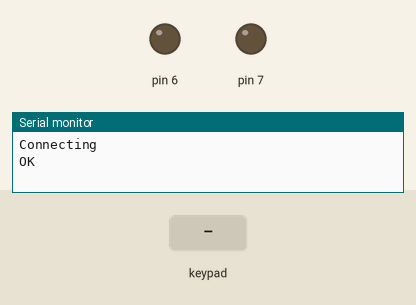
Simulated run of this sketch. Board: Arduino Uno, built with avr-gcc and run on an emulated ATmega328P. Parts: output pins drawn as LEDs (lit = HIGH), the last lines printed to the serial monitor. Inputs (shaded band) come from the test bench.

Above: at 3.2 s.
3.3 s: key 'U' pressed
At 4.5 s:
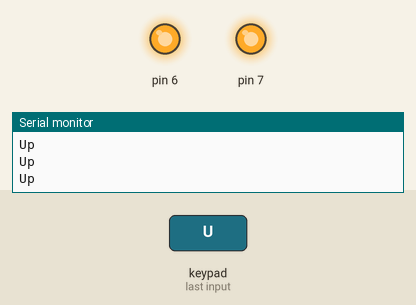
4.8 s: key 'D' pressed
At 6.2 s:
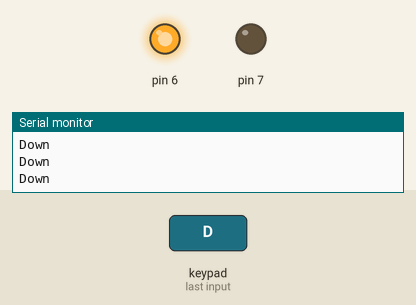
Timing chart, 0 to 7.8 s (numbered marks = the images above; inputs shaded):
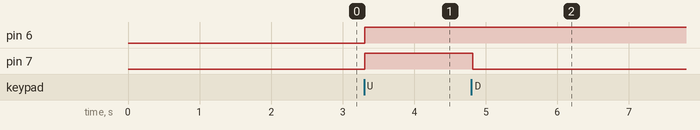

Measured:
- after the input at 3.3 s, pin 6, pin 7: LOW → HIGH at once
- after the input at 4.8 s, pin 7: HIGH → LOW at once

The sketch:

PS2_Controller_Sample.ino
```cpp
// (licence header left out)
/*
   โปรแกรมทดสอบการทำงานของบอร์ด Arduino Uno กับจอยสติ๊กไร้สายที่ทำงานเข้ากันได้กับจอยสติ๊ก PS2

   ใช้หน้าต่าง Serial monitor ในการแสดงผลชื่อปุ่มของจอยสติ๊กที่ถูกกด
*/
#include <PS2X_lib.h>                  // เรียกใช้งานไลบรารีสำหรับจอยสติ๊ก PS2

#define PS2_DAT   2                    // กำหนดขา Data    เป็นขา 30
#define PS2_CMD   3                    // กำหนดขา Command เป็นขา 4
#define PS2_SEL   4                   // กำหนดขา Select  เป็นขา 6
#define PS2_CLK   5                   // กำหนดขา Clock   เป็นขา 12

PS2X ps2x;                             // ประกาศตัวแปรสำหรับจอยสติ๊ก PS2

void setup()

{
  pinMode(7, OUTPUT);
  pinMode(6, OUTPUT);
  delay(1000);                         // หน่วงเวลา 1 วินาทีเพื่อรอให้บอร์ดพร้อมทำงาน
  Serial.begin(9600);
  Serial.println("Connecting");        // แสดงข้อความเพื่อแจ้งว่า กำลังเชื่อมต่อกับจอยสติ๊ก
  while (true)                         // วนรอการเชื่อมต่อกับจอยสติ๊ก
  {
    // กำหนดขาเชื่อมต่อกับจอยสติ๊ก โดยมีการเก็บค่าที่ส่งกลับมาเป็น Integer เพื่อรู้ได้ว่าเชื่อมต่อได้หรือไม่
    int error = ps2x.config_gamepad(PS2_CLK, PS2_CMD, PS2_SEL, PS2_DAT, false, false);

    if (error == 0)                    // กรณีที่เชื่อมต่อได้ Error = 0
    {
      Serial.println("OK");            // แสดงข้อความว่า เชื่อมต่อกับจอยสติ๊กเรียบร้อยแล้ว
      delay(1000);                     // หน่วงเวลา 1 วินาที
      break;                           // ออกจาก while(true)
    }
    delay(500);                        // หน่วงเวลา 500 มิลลิวินาทีเพื่อรอการเชื่อมต่อครั้งต่อไปในกรณีที่เชื่อมต่อไม่สำเร็จ
  }
}

void loop()
{
  ps2x.read_gamepad(false, false);     // อ่านข้อมูลจาก PS2 Controller

  if (ps2x.Button(PSB_CIRCLE))         // ถ้าปุ่มวงกลมถูกกด
  {
    Serial.println("Circle");
  }
  //    Serial.println("Circle");          // แสดงข้อความว่า Circle
  //  else if(ps2x.Button(PSB_CROSS))      // ถ้าปุ่มกากบาทถูกกด
  //    Serial.println("Cross");           // แสดงข้อความว่า Cross
  //  else if(ps2x.Button(PSB_SQUARE))     // ถ้าปุ่มสี่เหลี่ยมถูกกด
  //    Serial.println("Square");          // แสดงข้อความว่า Square
  //  else if(ps2x.Button(PSB_TRIANGLE))   // ถ้าปุ่มสามเหลี่ยมถูกกด
  //    Serial.println("Triangle");        // แสดงข้อความว่า Triangle
  //  else if(ps2x.Button(PSB_L1))         // ถ้าปุ่ม L1 ถูกกด
  //    Serial.println("L1");              // แสดงข้อความว่า L1
  //  else if(ps2x.Button(PSB_L2))         // ถ้าปุ่ม L2 ถูกกด
  //    Serial.println("L2");              // แสดงข้อความว่า L2
  //  else if(ps2x.Button(PSB_L3))         // ถ้าปุ่ม L3 ถูกกด
  //    Serial.println("L3");              // แสดงข้อความว่า L3
  //  else if(ps2x.Button(PSB_R1))         // ถ้าปุ่ม R1 ถูกกด
  //    Serial.println("R1");              // แสดงข้อความว่า R1
  //  else if(ps2x.Button(PSB_R2))         // ถ้าปุ่ม R2 ถูกกด
  //    Serial.println("R2");              // แสดงข้อความว่า R2
  //  else if(ps2x.Button(PSB_R3))         // ถ้าปุ่ม R3 ถูกกด
  //    Serial.println("R3");              // แสดงข้อความว่า R3
  //  else if(ps2x.Button(PSB_START))      // ถ้าปุ่ม Start ถูกกด
  //    Serial.println("Start");           // แสดงข้อความว่า Start
  //  else if(ps2x.Button(PSB_SELECT))     // ถ้าปุ่ม Select ถูกกด
  //    Serial.println("Select");          // แสดงข้อความว่า Select
  else if (ps2x.Button(PSB_PAD_UP))  {
    Serial.println("Up");
    forward();
  }

  // แสดงข้อความว่า Up
  else if (ps2x.Button(PSB_PAD_DOWN)) {
    Serial.println("Down");
    reward();
  }
  // แสดงข้อความว่า Down
  else if (ps2x.Button(PSB_PAD_LEFT))  // ถ้าปุ่ม Left ถูกกด
    Serial.println("Left");            // แสดงข้อความว่า Left
  else if (ps2x.Button(PSB_PAD_RIGHT)) // ถ้าปุ่ม Right ถูกกด
    Serial.println("Right");           // แสดงข้อความว่า Right

  delay(50);                           // หน่วงเวลา 50 มิลลิวินาที
}


void forward() {
  digitalWrite(7, 1);
  analogWrite(6, 255);
}
void reward() {
  digitalWrite(7, 0);
  analogWrite(6, 255);
}
```
